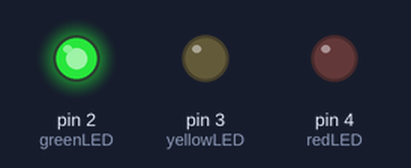
The sketch below on a simulated Arduino Uno, built with avr-gcc and run on an emulated ATmega328P. On the bench: output pins drawn as LEDs (lit = HIGH).

Above: at 1.5 s.
At 4.0 s:
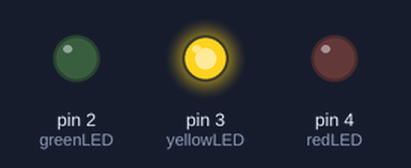
At 9.0 s:
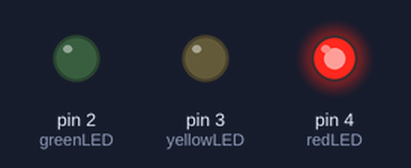
Timing chart, 0 to 16.9 s (numbered marks = the images above):
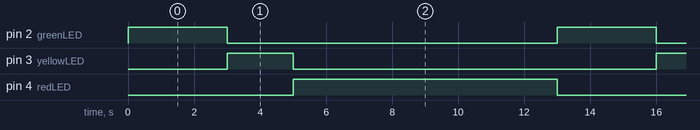

The sketch:

Traiffic_Light_Simulatr.ino
```cpp
int greenLED = 2;
int yellowLED = 3;
int redLED = 4;

void setup() {
  pinMode(greenLED, OUTPUT);
  pinMode(yellowLED, OUTPUT);
  pinMode(redLED, OUTPUT);

}

void loop() {
  digitalWrite(greenLED, HIGH);
  digitalWrite(yellowLED, LOW);
  digitalWrite(redLED, LOW);
  delay(3000);

  digitalWrite(greenLED, LOW);
  digitalWrite(yellowLED, HIGH);
  digitalWrite(redLED, LOW);
  delay(2000);

  digitalWrite(greenLED, LOW);
  digitalWrite(yellowLED, LOW);
  digitalWrite(redLED, HIGH);
  delay(8000);
}
```

Measured:
- by itself, pin 2 (greenLED): alternates HIGH for 3.0 s and LOW for 10.0 s
- by itself, pin 3 (yellowLED): alternates HIGH for 2.0 s and LOW for 11.0 s
- by itself, pin 4 (redLED): alternates HIGH for 8.0 s and LOW for 5.0 s
